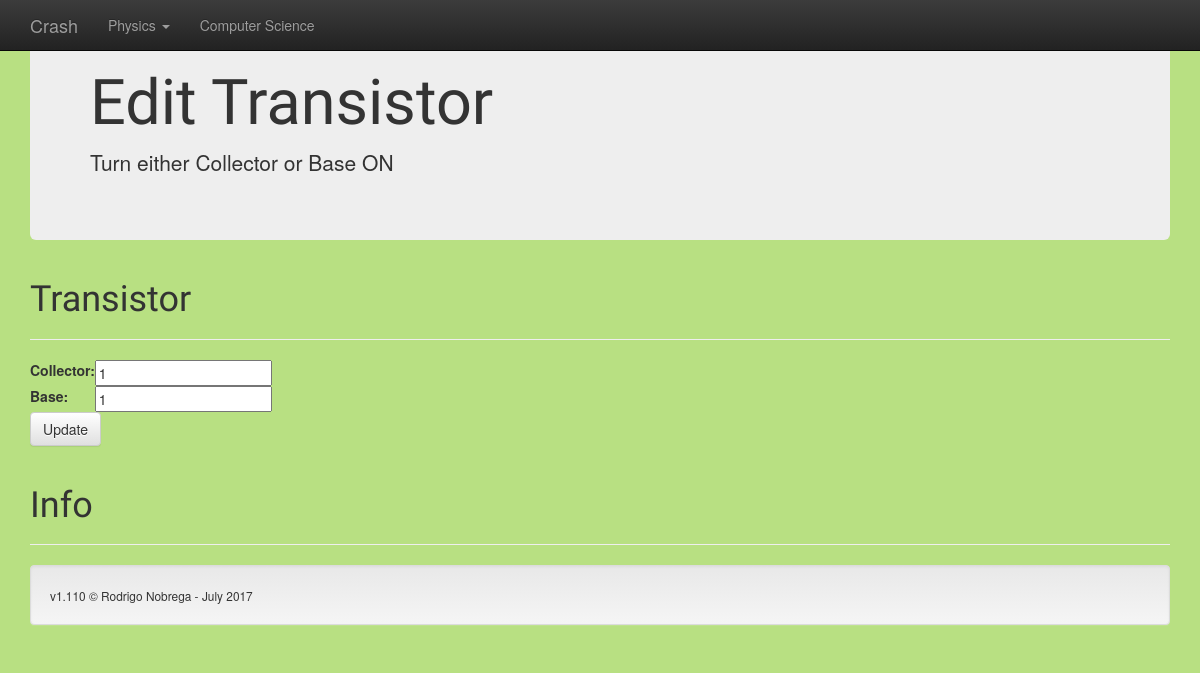
Page /Crash/computer/transistor/4/ on the earlier database version.
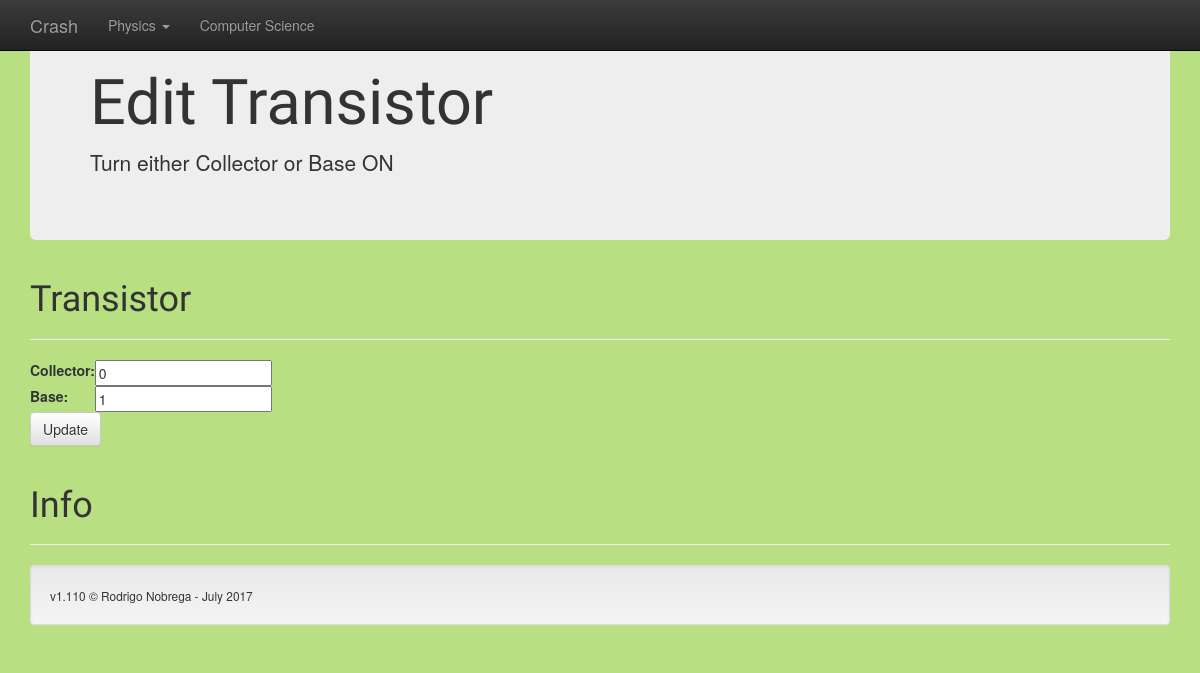
Same page on the later database version.
### Computer/models.py (models this page shows, shortened)
class CCTransistor(models.Model):
    collector = models.IntegerField(default=0)
    emitter = models.IntegerField(default=0)
    base = models.IntegerField(default=0)

### Computer/views.py (the view)
# urls.py: url(r'^transistor/(?P<id>\d+)/$', views.transistor_update, name='transistor_update'),
def transistor_update(request, id):
    transistors = CCTransistor.objects.order_by('-id')
    theTransistor = get_object_or_404(CCTransistor, pk=id)
    if request.method == 'POST':
        transForm = TransistorFormUpdate(request.POST or None, instance=theTransistor)
        if transForm.is_valid():
            transForm.save(commit=True)
            theTransistor.update()
            theTransistor.save()
            return render(request, 'Computer/transistor_list.html'
                          , {'transistors': transistors, 'transistor_form': TransistorForm()})
    else:
        return render(request, 'Computer/transistor_update.html'
                      , {'transistor_update': TransistorFormUpdate(instance=theTransistor)})

### Computer/forms.py
class TransistorFormUpdate(forms.ModelForm):
    class Meta:
        model = CCTransistor
        fields = ('collector', 'base',)

### Computer/templates/Computer/transistor_update.html (shortened to what this page needs)
{% extends 'base.html' %}
{% block body %}
<div class="jumbotron">
<h1>Edit Transistor</h1>
<p>Turn either Collector or Base ON</p>
</div>
<div class="page-header">
<h1>Transistor</h1>
</div>
<form action="" method="post">
    <table>
        <tr>
    {{ transistor_update }}
        </tr>
    </table>
    <button type="submit" class="btn btn-default">Update</button>
</form>
{% endblock %}

Differences in the rows shown:
changed CCTransistor: collector "1" → "0"
